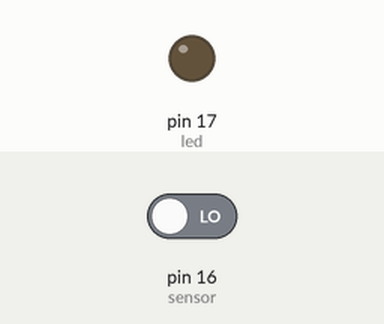
This sketch was run on a simulated Arduino Uno, built with avr-gcc and run on an emulated ATmega328P. Shown: output pins drawn as LEDs (lit = HIGH). Inputs (shaded band) come from the test bench; at power-on: pin 16 (sensor) LOW. What the sketch prints to the serial monitor is not drawn.

Above: at 1.2 s.
1.3 s: pin 16 (sensor) driven HIGH
At 2.5 s:
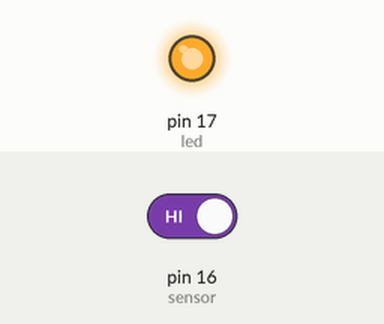
2.8 s: pin 16 (sensor) driven LOW
At 3.8 s:
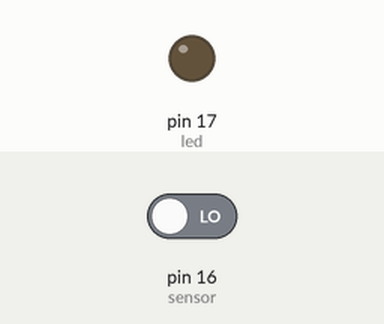
Timing chart, 0 to 5.8 s (numbered marks = the images above; inputs shaded):
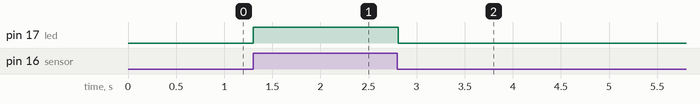

Measured:
- after the input at 1.3 s, pin 17 (led): LOW → HIGH at once
- after the input at 2.8 s, pin 17 (led): HIGH → LOW at once

The sketch:

sensor_reed.ino
```cpp
#include <stdio.h>
#define sensor 16
#define led 17

int res = 0;

void setup() {
  pinMode(sensor, INPUT);
  pinMode(led, OUTPUT);
  Serial.begin(9600);
}

void loop() {

  //int res = 0;

  if (digitalRead(sensor) == HIGH)
  {
    digitalWrite(led, HIGH);
    res = res + 1;
    Serial.println(res);
    delay(167);
  }
  else
  {
    digitalWrite(led, LOW);
    Serial.println(res);
  }

}
```
